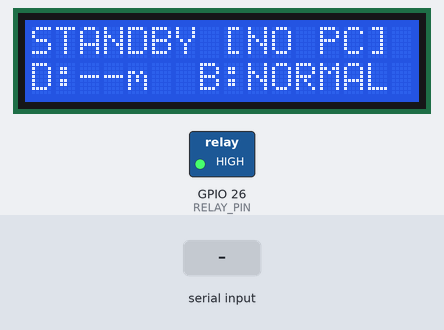
Bench run of a sketch on a simulated ESP32. Parts: 16×2 character LCD, switched loads named in the sketch (green lamp = pin HIGH). The inputs (shaded band) are chosen by the test bench. What the sketch prints to the serial monitor is not drawn.

Above: at 2.4 s.
2.5 s: "0\n" received over Serial
At 3.5 s:
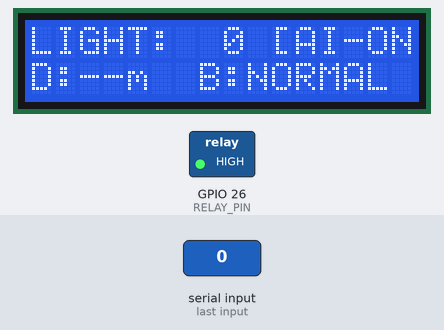
4.2 s: "5\n" received over Serial
At 4.9 s:
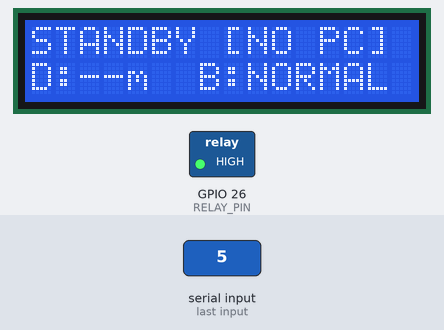
5.8 s: "CMD:LOW\n" received over Serial
At 7.1 s:
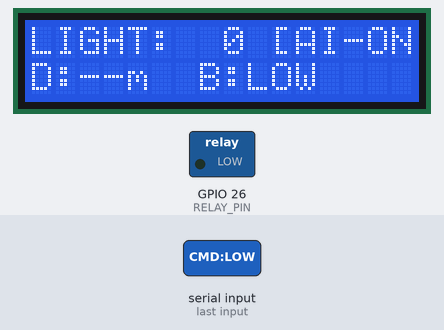
7.4 s: "LOW\n" received over Serial
At 7.47 s:
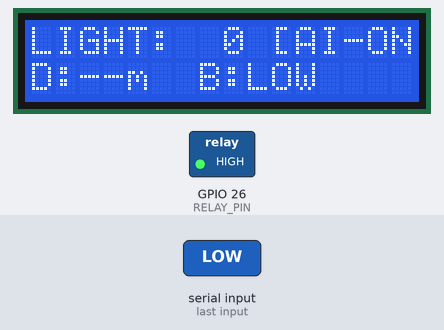
Timing chart, 0 to 10.0 s (numbered marks = the images above; inputs shaded):
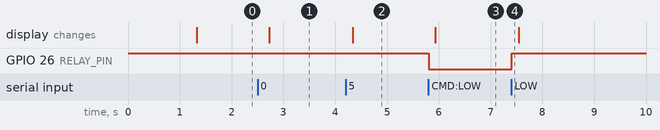

Measured:
- after the input at 2.5 s, the display: changes after 0.23 s (image 1)
- after the input at 4.2 s, the display: changes after 0.13 s (image 2)
- after the input at 5.8 s, GPIO 26 (RELAY_PIN): HIGH → LOW at once; the display: changes after 0.13 s (image 3)
- after the input at 7.4 s, GPIO 26 (RELAY_PIN): LOW → HIGH after 0.00 s instead of 1.9 s

The sketch:

smart_lighting_controller.ino
```cpp
/*
 * Smart Vehicle Lighting System - ESP32 DevKit Controller
 *
 * Hardware Connections:
 * - Relay Module Control: GPIO 26 (Active LOW: LOW = Low Beam, HIGH = Normal/High Beam)
 * - 16x2 I2C LCD:         SDA = GPIO 21, SCL = GPIO 22, Address = 0x27 (or 0x3F)
 * - Serial Communication: USB UART @ 115200 baud
 *
 * NOTE:
 * - LDR and Ultrasonic sensors are NOT used.
 * - All light intensity analysis, distance estimation, and obstacle detection
 *   are performed in real time by the AI vision pipeline on host PC.
 * - The ESP32 receives commands ("CMD:LOW", "CMD:NORMAL") and display updates
 *   ("DISP:L=<val>,D=<dist>,B=<beam>") over USB serial.
 * - No automatic periodic switching. Beam state changes ONLY upon verified commands.
 */

#include <Wire.h>
#include <LiquidCrystal_I2C.h>

// ---------------- PIN ASSIGNMENTS ----------------
#define RELAY_PIN     26
#define I2C_SDA_PIN   21
#define I2C_SCL_PIN   22

// ---------------- HARDWARE POLARITY ----------------
// Relay polarity (Active-LOW relay module)
#define RELAY_LOW_BEAM     LOW
#define RELAY_NORMAL_BEAM  HIGH

// ---------------- TIMING & THRESHOLDS ----------------
const unsigned long SERIAL_TIMEOUT_MS = 3500;   // Watchdog timeout
const unsigned long LCD_INTERVAL_MS    = 200;   // Refresh LCD every 200ms

// ---------------- OBJECTS & STATE ----------------
LiquidCrystal_I2C lcd(0x27, 16, 2);

enum BeamState {
  STATE_NORMAL_BEAM = 0,
  STATE_LOW_BEAM    = 1
};

BeamState currentBeam = STATE_NORMAL_BEAM;
bool isHostConnected = false;
unsigned long lastSerialRxTime = 0;
unsigned long lastLcdUpdateTime = 0;

// LCD Display cache
int displayLightIntensity = 0;
String displayDistance = "--m";
String currentBeamStr = "NORMAL";

String serialRxBuffer = "";

// ---------------- RELAY CONTROL ----------------
void applyBeamState(BeamState state) {
  currentBeam = state;
  if (state == STATE_LOW_BEAM) {
    digitalWrite(RELAY_PIN, RELAY_LOW_BEAM);
    currentBeamStr = "LOW";
  } else {
    digitalWrite(RELAY_PIN, RELAY_NORMAL_BEAM);
    currentBeamStr = "NORMAL";
  }
}

// ---------------- LCD DISPLAY ----------------
void updateLCD() {
  lcd.setCursor(0, 0);
  if (isHostConnected) {
    lcd.print("LIGHT:");
    if (displayLightIntensity < 10) lcd.print("  ");
    else if (displayLightIntensity < 100) lcd.print(" ");
    lcd.print(displayLightIntensity);
    lcd.print(" [AI-ON]");
  } else {
    lcd.print("STANDBY [NO PC] ");
  }

  lcd.setCursor(0, 1);
  lcd.print("D:");
  lcd.print(displayDistance);
  // Pad distance
  for (int i = displayDistance.length(); i < 5; i++) lcd.print(" ");

  lcd.print("B:");
  if (currentBeam == STATE_LOW_BEAM) {
    lcd.print("LOW   ");
  } else {
    lcd.print("NORMAL");
  }
}

// ---------------- SERIAL COMMAND PROCESSING ----------------
void processSerialCommand(String cmd) {
  cmd.trim();
  if (cmd.length() == 0) return;

  lastSerialRxTime = millis();
  isHostConnected = true;

  String cmdUpper = cmd;
  cmdUpper.toUpperCase();

  // 1. Direct Beam Switching Commands
  if (cmdUpper == "CMD:LOW" || cmdUpper == "LOW" || cmdUpper == "SET:LOW") {
    applyBeamState(STATE_LOW_BEAM);
    Serial.println("ACK:LOW");
  }
  else if (cmdUpper == "CMD:NORMAL" || cmdUpper == "NORMAL" || cmdUpper == "SET:NORMAL" || cmdUpper == "NORM") {
    applyBeamState(STATE_NORMAL_BEAM);
    Serial.println("ACK:NORMAL");
  }
  else if (cmdUpper == "PING") {
    Serial.println("PONG");
  }
  else if (cmdUpper == "STATUS") {
    Serial.print("STATUS:BEAM=");
    Serial.print(currentBeam == STATE_LOW_BEAM ? "LOW" : "NORMAL");
    Serial.println(",AI=CONNECTED");
  }
  // 2. Telemetry Display Payload from Python: "DISP:L=<0-255>,D=<dist>,B=<LOW|NORMAL>"
  else if (cmdUpper.startsWith("DISP:")) {
    String payload = cmd.substring(5);
    int p1 = payload.indexOf("L=");
    int p2 = payload.indexOf(",D=");
    int p3 = payload.indexOf(",B=");

    if (p1 != -1 && p2 != -1) {
      displayLightIntensity = payload.substring(p1 + 2, p2).toInt();
    }
    if (p2 != -1 && p3 != -1) {
      displayDistance = payload.substring(p2 + 3, p3);
    }
    if (p3 != -1) {
      String b = payload.substring(p3 + 3);
      b.trim();
      b.toUpperCase();
      if (b == "LOW" && currentBeam != STATE_LOW_BEAM) {
        applyBeamState(STATE_LOW_BEAM);
      } else if (b == "NORMAL" && currentBeam != STATE_NORMAL_BEAM) {
        applyBeamState(STATE_NORMAL_BEAM);
      }
    }
  }
  else {
    Serial.print("ERR:UNKNOWN_CMD:");
    Serial.println(cmd);
  }
}

// ---------------- SETUP ----------------
void setup() {
  Serial.begin(115200);

  pinMode(RELAY_PIN, OUTPUT);

  // Default initial state: Normal Beam
  applyBeamState(STATE_NORMAL_BEAM);

  Wire.begin(I2C_SDA_PIN, I2C_SCL_PIN);
  lcd.init();
  lcd.backlight();

  lcd.setCursor(0, 0);
  lcd.print("AI LIGHT SYSTEM");
  lcd.setCursor(0, 1);
  lcd.print("READY (NO LDR)  ");
  delay(1200);
  lcd.clear();

  Serial.println("SYSTEM:READY Smart Vehicle Lighting Controller v3.0 (Pure Vision)");
  lastSerialRxTime = 0;
}

// ---------------- MAIN LOOP ----------------
void loop() {
  unsigned long now = millis();

  // 1. Non-blocking Serial Reception
  while (Serial.available() > 0) {
    char c = (char)Serial.read();
    if (c == '\n' || c == '\r') {
      if (serialRxBuffer.length() > 0) {
        processSerialCommand(serialRxBuffer);
        serialRxBuffer = "";
      }
    } else {
      if (serialRxBuffer.length() < 64) {
        serialRxBuffer += c;
      }
    }
  }

  // 2. Watchdog Check
  if (lastSerialRxTime > 0 && (now - lastSerialRxTime > SERIAL_TIMEOUT_MS)) {
    isHostConnected = false;
    // When PC disconnects, maintain stable Normal Beam safely (no 2s toggling)
    applyBeamState(STATE_NORMAL_BEAM);
    displayDistance = "--m";
  }

  // 3. Periodic LCD Update
  if (now - lastLcdUpdateTime >= LCD_INTERVAL_MS) {
    lastLcdUpdateTime = now;
    updateLCD();
  }

  delay(5);
}
```
